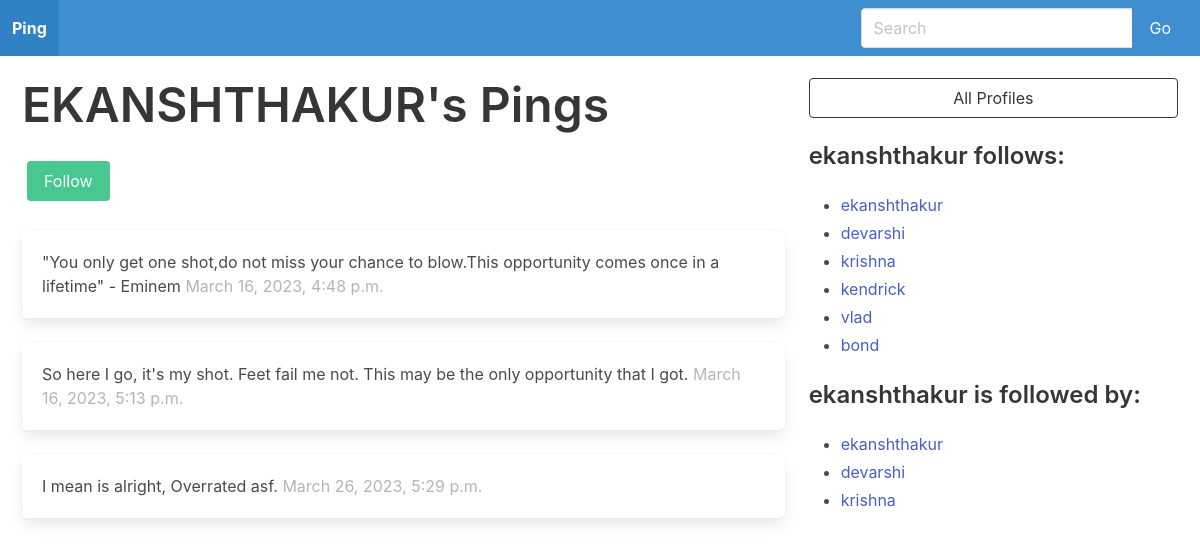
Screenshot of /profile/1 (signed in) with the database file from the repository.
### Ping/models.py (models this page shows, shortened)
class Profile(models.Model):
    user = models.OneToOneField(User, on_delete =models.CASCADE)
    follows = models.ManyToManyField(
        "self",
        related_name = "followed_by",
        symmetrical= False,
        blank = True
    )
    def __str__(self):
        return self.user.username

class Pings(models.Model):
    user = models.ForeignKey(
        User, related_name = "pinged" , on_delete=models.DO_NOTHING
    )
    body = models.CharField(max_length=250)
    created_on = models.DateTimeField(auto_now_add= True)
    parent = models.ForeignKey("self", on_delete=models.CASCADE, blank= True, null=True, related_name= 'children')
    likes = models.ManyToManyField(User, blank=True, null=True, related_name='liked')

### Ping/views.py (the view, shortened to what this page needs)
# urls.py: path('profile/<int:pk>', profile, name = 'profile'),
def profile(request,pk ):
    if not hasattr(request.user , 'profile'):
        missing_profile = Profile(user = request.user)
        missing_profile.save()
    profile = Profile.objects.get(pk=pk)
    return render(request, 'profile.html', {"profile" : profile})

### templates/profile.html (shortened to what this page needs)
{% extends 'base.html' %} {% block content %}
<div class="columns is-vcentered" style="
    display: flex;
    align-items: start;
    margin: 10px;
    justify-content: space-evenly;
  ">
  <div class="column is-two-thirds">
    <div class="block">
      <h1 class="title is-1">{{profile.user.username|upper}}'s Pings</h1>
      <form action="" method="post">
        <div class="buttons has-addons" style="padding: 5px;">
          {% if profile in user.profile.follows.all %}
          <button class="button is-danger " name="follows" value="unfollow">Unfollow</button>
          {% else %}
          <button class="button is-success " name="follows" value="follow">Follow</button>
          {% endif %}
        </div>
      </form>
    </div>
    <div class="content">
      {% for ping in profile.user.pinged.all%}
      <div class="box">
        {{ping.body}}
        <span class="is-small has-text-grey-light">
          {{ping.created_on}}
        </span>
      </div>
      {% endfor %}
    </div>
  </div>
<div class="column is-one-third">
  <div class="block">
    <a href="{% url 'profile_list' %}">
      <button class="button is-dark is-outlined is-fullwidth">
        All Profiles
      </button>
    </a>
  </div>
  <div class="block">
    <h3 class="title is-4">{{profile.user.username}} follows:</h3>
    <div class="content">
      <ul>
        {% for following in profile.follows.all %}
        <li>
          <a href="{% url 'profile' following.id %}"> {{ following }} </a>
        </li>
        {% endfor %}
      </ul>
    </div>
  </div>
  <div class="block">
    <h3 class="title is-4">{{profile.user.username}} is followed by:</h3>
    <div class="content">
      <ul>
        {% for follower in profile.followed_by.all %}
        <li>
          <a href="{% url 'profile' follower.id%}"> {{ follower }} </a>
        </li>
        {% endfor %}
      </ul>
    </div>
  </div>
</div>
</div>
</div>
{% endblock content %}

### rows the page displays
Profile: user.username "EKANSHTHAKUR", user.username "ekanshthakur"
Pings: body "\"You only get one shot,do not miss your chance to blow.This opportunity comes once in a lifetime\" - Eminem", created_on "March 16, 2023, 4:48 p.m."
Pings: body "So here I go, it's my shot. Feet fail me not. This may be the only opportunity that I got.", created_on "March 16, 2023, 5:13 p.m."
Pings: body "I mean is alright, Overrated asf.", created_on "March 26, 2023, 5:29 p.m."
Profile: user.username "devarshi"
Profile: user.username "krishna"
Profile: user.username "kendrick"
Profile: user.username "vlad"
Profile: user.username "bond"
